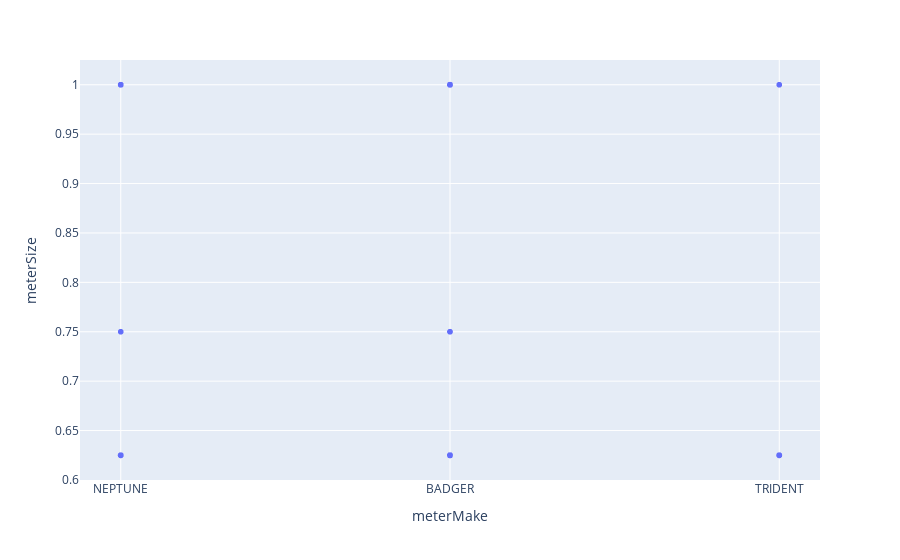

This figure's notebook cell:
### Code cell
scatter_plot(df, x='meterMake', y='meterSize')

### Figure 1 — Plotly figure (JSON) as saved in the notebook; plotly's stock layout.template omitted (floating-point values rounded to 4 significant figures; data arrays with more than 128 entries replaced by an {"elided": "..."} marker saying what was removed)
{"data": [{"hovertemplate": "meterMake=%{x}<br>meterSize=%{y}<extra></extra>", "legendgroup": "", "marker": {"color": "#636efa", "symbol": "circle"}, "mode": "markers", "name": "", "showlegend": false, "type": "scattergl", "x": {"elided": "1960 str values"}, "xaxis": "x", "y": {"elided": "1960 float values"}, "yaxis": "y"}], "layout": {"legend": {"tracegroupgap": 0}, "margin": {"t": 60}, "xaxis": {"anchor": "y", "domain": [0, 1], "title": {"text": "meterMake"}}, "yaxis": {"anchor": "x", "domain": [0, 1], "title": {"text": "meterSize"}}}}
